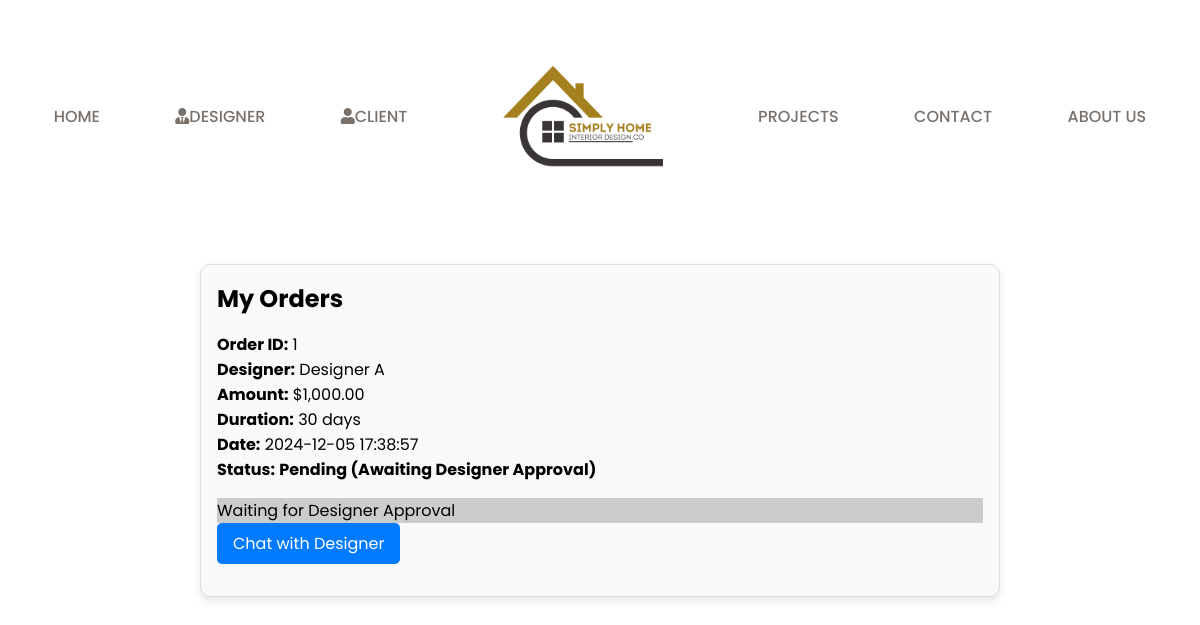
Screenshot of /client_orders.php (signed in) with the database file from the repository.
### tables this page shows
CREATE TABLE orders (
    order_id INT AUTO_INCREMENT PRIMARY KEY,
    user_id INT NOT NULL,
    designer_id INT NOT NULL,
    duration INT,
    order_details TEXT,
    order_date TIMESTAMP DEFAULT CURRENT_TIMESTAMP,
    amount DECIMAL(10, 2),
    status ENUM('pending', 'accepted', 'rejected') DEFAULT 'pending',
    notification_sent BOOLEAN DEFAULT FALSE,
    FOREIGN KEY (user_id) REFERENCES user(user_id),
    FOREIGN KEY (designer_id) REFERENCES interior_designer(designer_id)
);

CREATE TABLE interior_designer (
    designer_id INT AUTO_INCREMENT PRIMARY KEY,
    user_id INT NOT NULL UNIQUE,
    name VARCHAR(255) NOT NULL,
    experience TEXT NOT NULL,
    FOREIGN KEY (user_id) REFERENCES user(user_id)
);

### client_orders.php (the view, shortened to what this page needs)
<?php
include "db_connection.php";
$user_id = $_SESSION['user_id'];
try {
    $sql = "SELECT o.order_id, o.amount, o.duration, o.status, o.order_date,
                   d.designer_id, d.name AS designer_name
            FROM orders o
            JOIN interior_designer d ON o.designer_id = d.designer_id
            WHERE o.user_id = :user_id
            ORDER BY o.order_date DESC";
    $stmt = $pdo->prepare($sql);
    $stmt->bindParam(':user_id', $user_id, PDO::PARAM_INT);
    $stmt->execute();
    $orders = $stmt->fetchAll(PDO::FETCH_ASSOC);
} catch (PDOException $e) {
    die("Error fetching orders: " . $e->getMessage());
}
?>
<!DOCTYPE html>
<html lang="en">
<head>
    <link rel="stylesheet" href="styles.css">
</head>
<body>
<?php include "header.php"; ?>
    <section class="orders__container">
        <h2>My Orders</h2>
        <?php if (empty($orders)): ?>
            <p>No orders found. <a href="designers.php" class="btn">Place a New Order</a></p>
        <?php else: ?>
            <?php foreach ($orders as $order): ?>
                <div class="order__item">
                    <div class="order__details">
                        <p><strong>Order ID:</strong> <?= htmlspecialchars($order['order_id']) ?></p>
                        <p><strong>Designer:</strong> <?= htmlspecialchars($order['designer_name']) ?></p>
                        <p><strong>Amount:</strong> $<?= number_format($order['amount'], 2) ?></p>
                        <p><strong>Duration:</strong> <?= htmlspecialchars($order['duration']) ?> days</p>
                        <p><strong>Date:</strong> <?= htmlspecialchars($order['order_date']) ?></p>
                        <p><strong>Status:</strong>
                            <span class="order__status">
                                <?php
                                if ($order['status'] === 'pending') {
                                    echo "Pending (Awaiting Designer Approval)";
                                } elseif ($order['status'] === 'accepted') {
                                    echo "Accepted (Proceed to Payment)";
                                } elseif ($order['status'] === 'rejected') {
                                    echo "Rejected";
                                }
                                ?>
                            </span>
                        </p>
                    </div>
                    <?php if ($order['status'] === 'accepted'): ?>
                        <a href="payment.php?order_id=<?= $order['order_id'] ?>" class="btn">Pay Now</a>
                    <?php elseif ($order['status'] === 'rejected'): ?>
                        <p class="btn-disabled">Order Rejected</p>
                    <?php else: ?>
                        <p class="btn-disabled">Waiting for Designer Approval</p>
                    <?php endif; ?>
                    <a href="client_chat.php?designer_id=<?= $order['designer_id'] ?>" class="btn">Chat with Designer</a>
                </div>
            <?php endforeach; ?>
        <?php endif; ?>
    </section>
</body>
</html>

### styles.css (style rules this page uses)
:root { --primary-color: #f5f4f2; --text-dark: #57534e; --text-light: #78716c; --white: #ffffff; --max-width: 1200px; --header-font: "Lora", serif; }
* { padding: 0; margin: 0; box-sizing: border-box; }
a { text-decoration: none; }
body { font-family: "Poppins", sans-serif; }

### client_orders.php (style rules this page uses)
.orders__container { max-width: 800px; margin: 2rem auto; padding: 1rem; border: 1px solid #ddd; border-radius: 10px; background-color: #f9f9f9; box-shadow: 0 4px 8px rgba(0, 0, 0, 0.1); }
.order__item { border-bottom: 1px solid #ddd; padding: 1rem 0; }
.order__item:last-child { border-bottom: none; }
.order__details { margin-bottom: 1rem; }
.order__status { font-weight: bold; }
.btn { padding: 8px 16px; background-color: #007bff; color: #fff; text-decoration: none; border-radius: 5px; transition: 0.3s; display: inline-block; margin-right: 10px; }
.btn-disabled { background-color: #ccc; cursor: not-allowed; }

### rows the page displays
orders: order_id "1", designer.name "Designer A", amount "1,000.00", duration "30", order_date "2024-12-05 17:38:57", status "Pending (Awaiting Designer Approval)"
